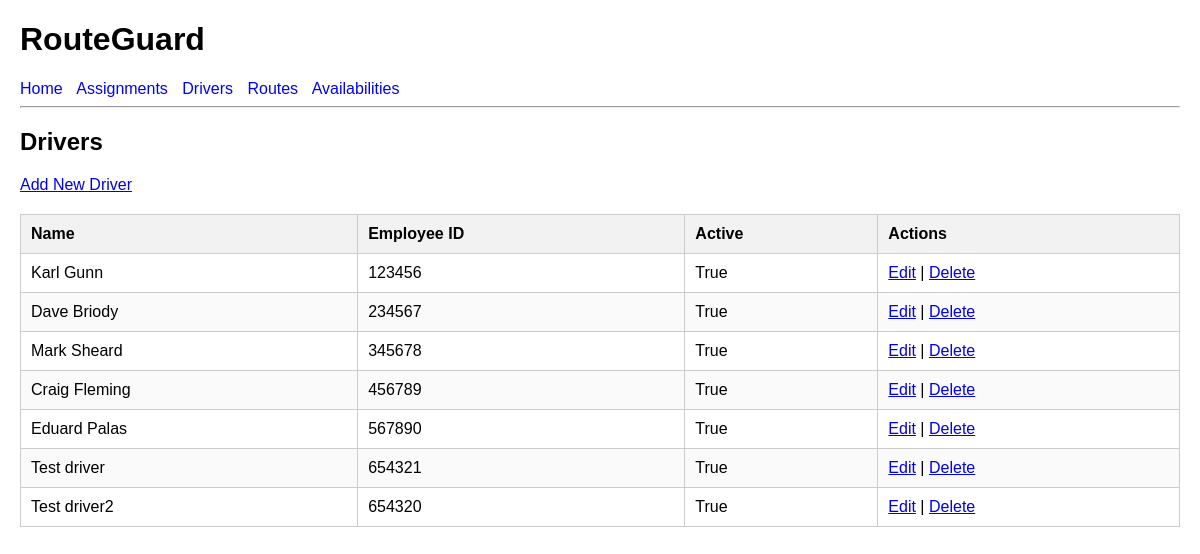
The page /drivers/ on the database as committed earlier.
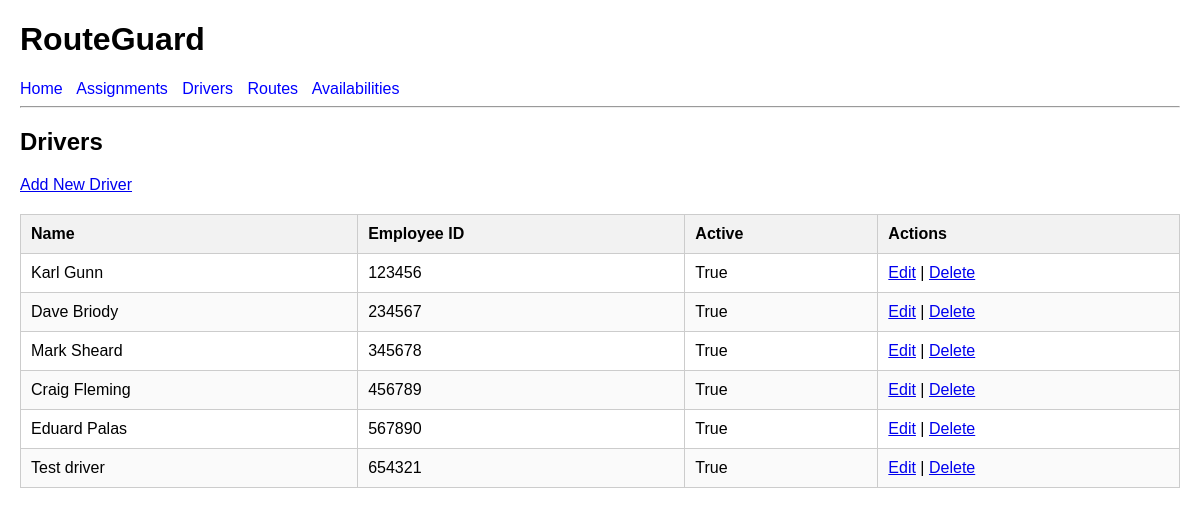
The same page on the database as committed later.
### planner/models.py (models this page shows, shortened)
class Driver(models.Model):
    name = models.CharField(max_length=100)
    employee_id = models.CharField(max_length=20, unique=True)
    active = models.BooleanField(default=True)

### planner/views.py (the view)
# urls.py: path("drivers/", views.driver_list, name="driver_list"),
def driver_list(request):
    drivers = Driver.objects.all()
    return render(
        request,
        "planner/driver_list.html",
        {"drivers": drivers},
    )

### planner/templates/planner/driver_list.html
{% extends "base.html" %}
{% block content %}
<h2>Drivers</h2>
<p><a href="{% url 'create_driver' %}">Add New Driver</a></p>
{% if drivers %}
    <table>
        <thead>
            <tr>
                <th>Name</th>
                <th>Employee ID</th>
                <th>Active</th>
                <th>Actions</th>
            </tr>
        </thead>
        <tbody>
            {% for driver in drivers %}
                <tr>
                    <td>{{ driver.name }}</td>
                    <td>{{ driver.employee_id }}</td>
                    <td>{{ driver.active }}</td>
                    <td>
                        <a href="{% url 'edit_driver' driver.id %}">Edit</a>
                        |
                        <a href="{% url 'delete_driver' driver.id %}">Delete</a>
                    </td>
                </tr>
            {% endfor %}
        </tbody>
    </table>
{% else %}
    <p>No drivers have been added yet.</p>
{% endif %}
{% endblock %}

Rows that differ between the two databases and show on the page:
removed Driver: name "Test driver2", employee_id "654320", active "True"
